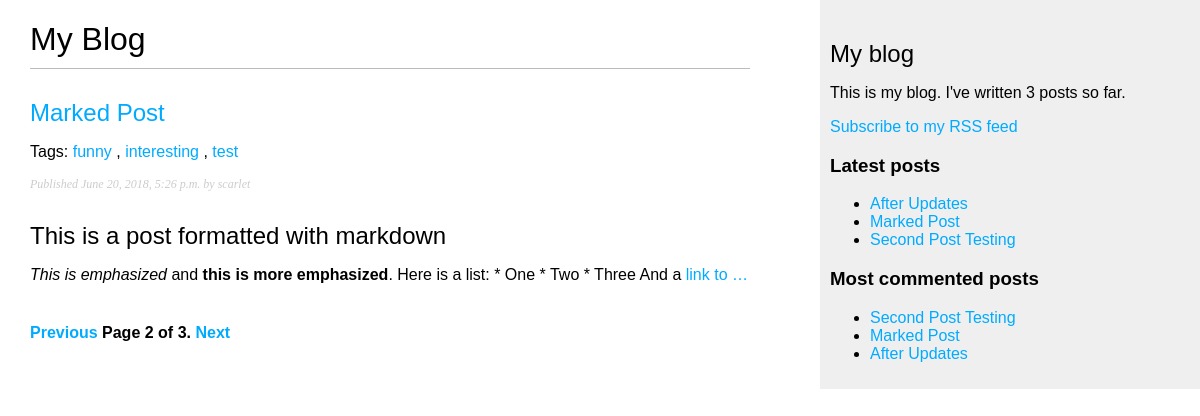
Screenshot of /blog/?page=2 with the database file from the repository.
### blog/models.py (models this page shows, shortened)
class Post(models.Model):
    title = models.CharField(max_length=250)
    slug = models.SlugField(max_length=250, unique_for_date='publish')
    body = models.TextField()
    publish = models.DateTimeField(default=timezone.now)
    created = models.DateTimeField(auto_now_add=True)
    updated = models.DateTimeField(auto_now=True)
    STATUS_CHOICES = (
                      ('draft', 'Draft'),
                      ('published', 'Published'),
                     )
    status = models.CharField(max_length=10, choices=STATUS_CHOICES, default='draft')
    author = models.ForeignKey(to=User,
                               on_delete=models.CASCADE, related_name='blog_posts')
    tags = TaggableManager()
    class Meta:
        ordering = ('-publish',)
    objects = models.Manager()
    published = PublishedManager()
    def get_absolute_url(self):
        return reverse('blog:post_detail',
                        args=[self.publish.year, self.publish.month, self.publish.day, self.slug])

### blog/views.py (the view)
# urls.py: path('', views.post_list, name='post_list'),
def post_list(request, tag_slug=None):
    object_list = Post.published.all()
    tag = None
    if tag_slug:
        tag = get_object_or_404(klass=Tag, slug=tag_slug)
        object_list = object_list.filter(tags__in=[tag])
    paginator = Paginator(object_list, 1)
    page = request.GET.get('page')      # Eita ki kore
    try:
        posts = paginator.page(page)
    except PageNotAnInteger:
        posts = paginator.page(1)
    except EmptyPage:
        posts = paginator.page(paginator.num_pages)
    return render(request, 'blog/post/list.html',
                  {'posts':posts, 'page':page,
                   'tag': tag,})

### blog/models.py (called while the page is built)
    def get_queryset(self):
        return super(PublishedManager, self).get_queryset().filter(status='published')

### blog/templatetags/blog_tags.py (called while the page is built)
@register.simple_tag
def total_posts():
    return Post.published.count()

@register.inclusion_tag('blog/post/latest_posts.html')
def show_latest_posts(count=5):
    latest_posts = Post.published.order_by('-publish')[:count]
    return {'latest_posts': latest_posts}

@register.simple_tag
def get_most_commented_posts(count=5):
    return Post.published.annotate(total_comments=Count('comments')).order_by('-total_comments')[:count]

@register.filter(name='markdown')
def markdown_format(text):
    return mark_safe(markdown.markdown(text))

### blog/templates/blog/post/list.html (shortened to what this page needs)
{% extends "blog/base.html" %}
{% load blog_tags %}
{% block content %}
<h1>My Blog</h1>
{% for post in posts %}
<h2>
    <a href="{{ post.get_absolute_url }}">
    {{ post.title }}
    </a>
</h2>
<p class="tags">
    Tags:
    {% for tag in post.tags.all %}
        <a href="{% url "blog:post_list_by_tag" tag.slug %}">
            {{ tag.name }}
        </a>
        {% if not forloop.last %}, {% endif %}
    {% endfor %}
</p>
<p class="date">
Published {{ post.publish }} by {{ post.author }}
</p>
{{ post.body|markdown|truncatewords_html:30 }}
{% endfor %}
{% include 'pagination.html' with page=posts %}
{% endblock %}

### blog/templates/blog/base.html (shortened to what this page needs)
{% load blog_tags %}
{% load static %}
<!DOCTYPE html>
<html>
<head>
    <link href="{% static "css/blog.css" %}" rel="stylesheet">
</head>
<body>
<div id="content">
    {% block content %}
    {% endblock %}
</div>
<div id="sidebar">
    <h2>My blog</h2>
    <p>This is my blog. I've written {% total_posts %} posts so far.</p>
    <p><a href="{% url "blog:post_feed" %}">Subscribe to my RSS feed</a></p>
    <h3>Latest posts</h3>
    {% show_latest_posts 3 %}
    <h3>Most commented posts</h3>
    {% get_most_commented_posts as most_commented_posts %}
    <ul>
    {% for post in most_commented_posts %}
        <li>
        <a href="{{ post.get_absolute_url }}">{{ post.title }}</a>
        </li>
    {% endfor %}
    </ul>
</div>
</body>
</html>

### blog/templates/blog/post/latest_posts.html
<ul>
        {% for post in latest_posts %}
        <li>
            <a href="{{ post.get_absolute_url }}">{{ post.title }}</a>
        </li>
        {% endfor %}
</ul>

### blog/static/css/blog.css (style rules this page uses)
body { margin:0; padding:0; font-family:helvetica, sans-serif; }
a { color:#00abff; text-decoration:none; }
h1 { font-weight:normal; border-bottom:1px solid #bbb; padding:0 0 10px 0; }
h2 { font-weight:normal; margin:30px 0 0; }
#content { float:left; width:60%; padding:0 0 0 30px; }
#sidebar { float:right; width:30%; padding:10px; background:#efefef; height:100%; }
p.date { color:#ccc; font-family: georgia, serif; font-size: 12px; font-style: italic; }

### rows the page displays
Post: title "Marked Post", publish "June 20, 2018, 5:26 p.m.", author "scarlet", body "This is a post formatted with markdown This is emphasized and this is more emphasized . Here is a list: * One * Two * Three And a link to …"
Tag: name "funny"
Tag: name "interesting"
Tag: name "test"
Post: title "After Updates"
Post: title "Second Post Testing"

### other values shown
{{ page.number }} "2"
{{ page.paginator.num_pages }} "3"
